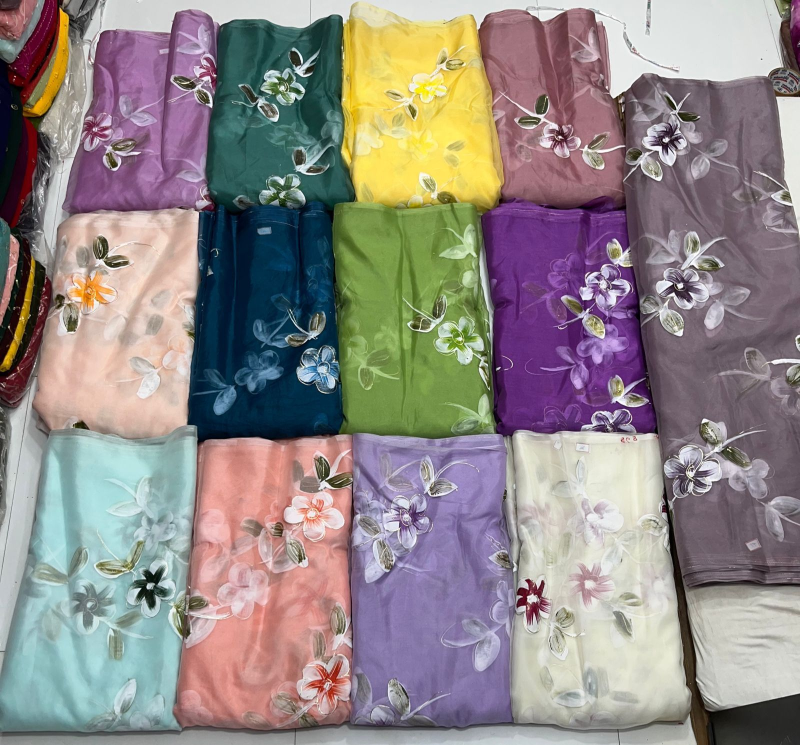
#> input picture Dataset/image_group.jpg, 1600 x 1489 px, found by its file name (shown at 1/2 size)
$ python dark_magenta.py
#> lines starting #> are read from the running program, lines starting #| are printed output that depends on the picture; after the words box and inside, x2 and y2 are one past the last pixel; in counts of white or black regions, pixels touching at a corner belong together
from PIL import Image
import numpy as np
import cv2
import os

os.environ['PYDEVD_WARN_EVALUATION_TIMEOUT'] = '10'  # Set timeout to 10 seconds
import threading
from sklearn.cluster import KMeans

# Example usage
# Load the original image with all sarees
original_img_path = 'image_group.jpg'
target_img_path = 'image_single.jpg'


# Function to get channel averages
def get_ch_avgs(im):
    if im is None:
        print("Error: Unable to read the image.")
        return None

    # Convert image to float32 to avoid data type issues
    im = im.astype(np.float32)

    non_zero_c = cv2.countNonZero(im.sum(axis=2))
    ch_avgs = np.array([im[:, :, 0].sum(), im[:, :, 1].sum(), im[:, :, 2].sum()])
    ch_avgs = ch_avgs / non_zero_c
    return ch_avgs


# Function to extract the largest ROI from the original image based on bounding boxes
def extract_largest_roi(original_image, bounding_boxes):
    if not bounding_boxes:
        return None

    # Find the index of the largest bounding box based on area
    largest_index = np.argmax([w * h for x, y, w, h in bounding_boxes])

    x, y, w, h = bounding_boxes[largest_index]

    # Adjust ROI coordinates to exclude the border
    border_thickness = 2
    x += border_thickness
    y += border_thickness
    w -= 2 * border_thickness
    h -= 2 * border_thickness

    roi = original_image[y:y + h, x:x + w]
    return roi


# Load the group image
group_image = cv2.imread(original_img_path)
#> group_image is the input picture: shape (1489, 1600, 3); mean B, G, R 134.6, 136.3, 144.7
if group_image is None:
    print(f"Error: Unable to read the group image from {original_img_path}")
else:
    # Convert to HSV
    hsv_image = cv2.cvtColor(group_image, cv2.COLOR_BGR2HSV)
#> hsv_image: shape (1489, 1600, 3); mean H, S, V 86.3, 76.4, 157.6

    # Define lower and upper bounds for dark magenta color in HSV format
    lower_dark_magenta = np.array([140, 50, 50])
    upper_dark_magenta = np.array([160, 255, 150])

    # Create a mask for dark magenta color
    dark_magenta_mask = cv2.inRange(hsv_image, lower_dark_magenta, upper_dark_magenta)
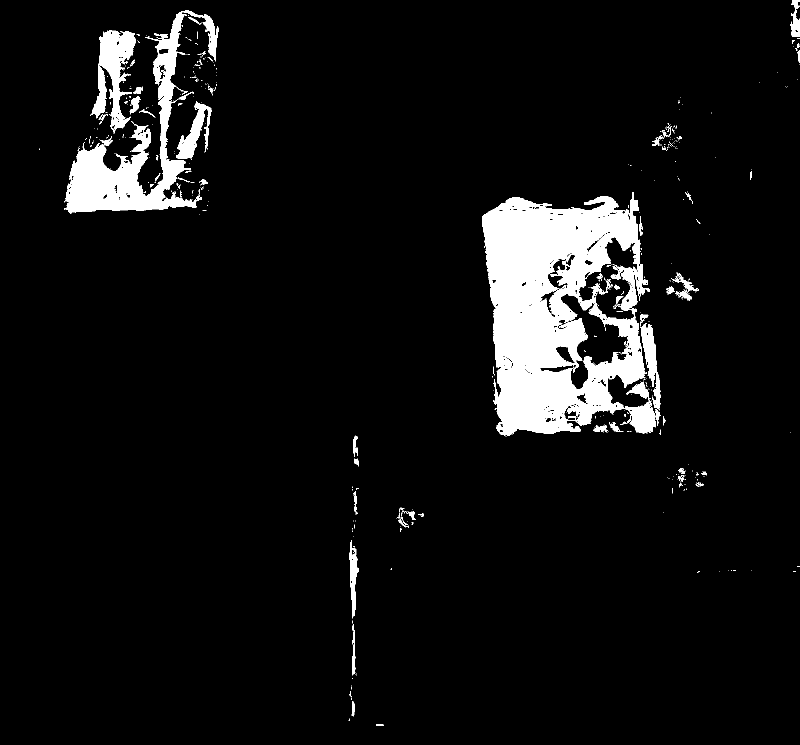
#> dark_magenta_mask: shape (1489, 1600) (shown at 1/2 size); 6.7% white; 531 white regions (455 under 20 px)

    # Find contours in the mask
    contours, _ = cv2.findContours(dark_magenta_mask, cv2.RETR_EXTERNAL, cv2.CHAIN_APPROX_SIMPLE)
#> contours = 511 contours, 458 with area under 20; largest, box (x1, y1, x2, y2) and area: (964, 384, 1312, 873) 118624, (128, 21, 438, 427) 29186, (184, 61, 271, 267) 7872, (352, 202, 423, 317) 2771, (1281, 646, 1321, 821) 2634

    # List to store bounding boxes
    bounding_boxes = []

    # Draw bounding boxes around the detected regions and store bounding box coordinates
    for contour in contours:
        x, y, w, h = cv2.boundingRect(contour)

        # Ignore small contours
        if w * h < 15500:
            continue

        bounding_boxes.append((x, y, w, h))
        cv2.rectangle(group_image, (x, y), (x + w, y + h), (0, 255, 0), 2)
#> this loop made 511 passes
#> (x, y, w, h) on passes 1, 4, 5: (752, 1448, 16, 4), (703, 1402, 6, 31), (702, 1395, 2, 5)
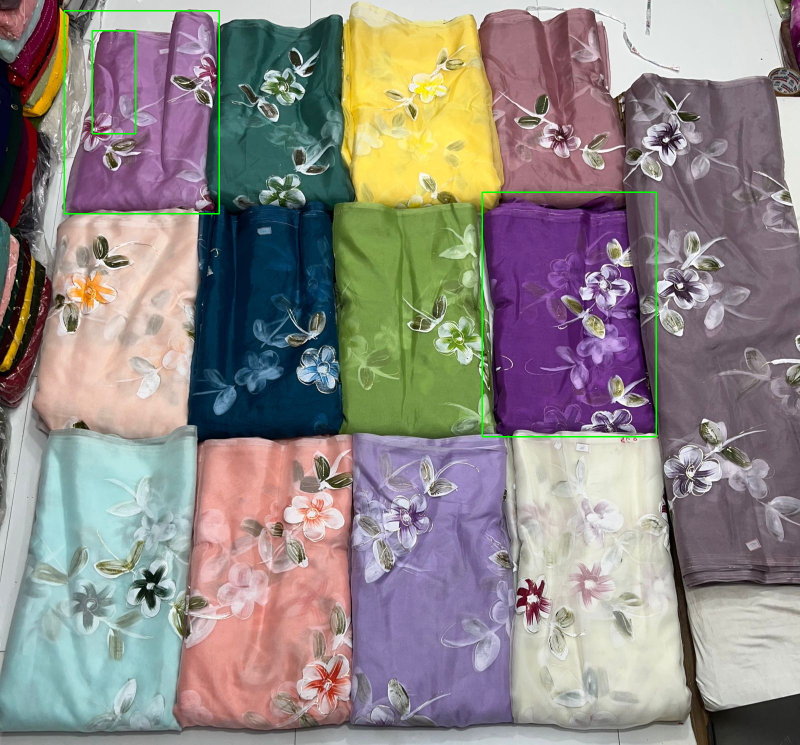
#> group_image: shape (1489, 1600, 3) (shown at 1/2 size); 0.46% of pixels changed, all inside (x1, y1, x2, y2) = (127, 20, 1314, 875)
#> after the loop, bounding_boxes = [(964, 384, 348, 489), (184, 61, 87, 206), (128, 21, 310, 406)]

    # Save the image with bounding boxes for dark magenta color
    cv2.imwrite('dark_magenta_saree_with_boxes.jpg', group_image)

    # Extract the largest ROI based on bounding boxes
    largest_roi = extract_largest_roi(group_image, bounding_boxes)
#> in extract_largest_roi, `largest_index = np.argmax([w * h for x, y, w, h in bounding_boxes])`: largest_index = 0
#> in extract_largest_roi, `x, y, w, h = bounding_boxes[largest_index]`: x = 964; y = 384; w = 348; h = 489
#> in extract_largest_roi, `x += border_thickness`: x = 966
#> in extract_largest_roi, `y += border_thickness`: y = 386
#> in extract_largest_roi, `w -= 2 * border_thickness`: w = 344
#> in extract_largest_roi, `h -= 2 * border_thickness`: h = 485
#> in extract_largest_roi, `roi = original_image[y:y + h, x:x + w]`:
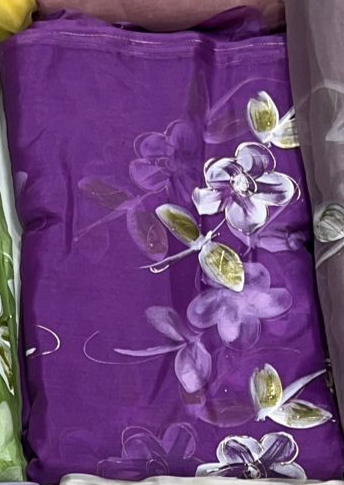
#> roi: shape (485, 344, 3); mean B, G, R 118.9, 68.1, 107.2

    # Save the largest ROI without the border
    if largest_roi is not None:
        cv2.imwrite('largest_dark_magenta_roi_without_border.jpg', largest_roi)
